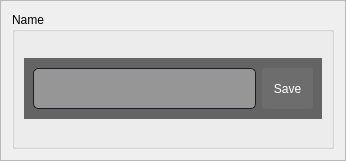
                      <widget class="QFrame" name="frame_12">
                       <property name="minimumSize">
                        <size>
                         <width>346</width>
                         <height>161</height>
                        </size>
                       </property>
                       <property name="maximumSize">
                        <size>
                         <width>540</width>
                         <height>161</height>
                        </size>
                       </property>
                       <property name="frameShape">
                        <enum>QFrame::StyledPanel</enum>
                       </property>
                       <property name="frameShadow">
                        <enum>QFrame::Raised</enum>
                       </property>
                       <layout class="QHBoxLayout" name="horizontalLayout_8">
                        <item>
                         <widget class="QGroupBox" name="groupBox">
                          <property name="title">
                           <string>Name</string>
                          </property>
                          <layout class="QVBoxLayout" name="verticalLayout_7">
                           <item>
                            <widget class="QFrame" name="frame_14">
                             <property name="minimumSize">
                              <size>
                               <width>291</width>
                               <height>61</height>
                              </size>
                             </property>
                             <property name="maximumSize">
                              <size>
                               <width>500</width>
                               <height>61</height>
                              </size>
                             </property>
                             <property name="styleSheet">
                              <string notr="true">background-color: rgb(100,100,100);
border: 1px solide;</string>
                             </property>
                             <property name="frameShape">
                              <enum>QFrame::StyledPanel</enum>
                             </property>
                             <property name="frameShadow">
                              <enum>QFrame::Raised</enum>
                             </property>
                             <layout class="QHBoxLayout" name="horizontalLayout_19">
                              <item>
                               <widget class="QLineEdit" name="lineEdit">
                                <property name="minimumSize">
                                 <size>
                                  <width>0</width>
                                  <height>41</height>
                                 </size>
                                </property>
                                <property name="maximumSize">
                                 <size>
                                  <width>16777215</width>
                                  <height>41</height>
                                 </size>
                                </property>
                                <property name="styleSheet">
                                 <string notr="true">QLineEdit {
	background-color: rgb(150,150,150);
	border-radius: 5px;
	border: 1px solid rgb(27, 29, 35);
	padding-left: 10px;
	color: rgb(255, 255, 255);
}
QLineEdit:hover {
	border: 2px solid rgb(64, 71, 88);
}
QLineEdit:focus {
	border: 2px solid rgb(91, 101, 124);
}</string>
                                </property>
                               </widget>
                              </item>
                              <item>
                               <widget class="QPushButton" name="Bts_Save_Name">
                                <property name="minimumSize">
                                 <size>
                                  <width>51</width>
                                  <height>41</height>
                                 </size>
                                </property>
                                <property name="maximumSize">
                                 <size>
                                  <width>51</width>
                                  <height>41</height>
                                 </size>
                                </property>
                                <property name="styleSheet">
                                 <string notr="true">QPushButton {
	border: 0px solid;
	background-color: rgb(109, 109, 109);
	border-radius: 3px;
	color: rgb(255, 255, 255);
}
QPushButton:hover {
	background-color: rgb(136, 136, 136);

}
QPushButton:pressed {	
	background-color: rgb(85, 170, 255);
}</string>
                                </property>
                                <property name="text">
                                 <string>Save</string>
                                </property>
                               </widget>
                              </item>
                             </layout>
                            </widget>
                           </item>
                          </layout>
                         </widget>
                        </item>
                       </layout>
                      </widget>
